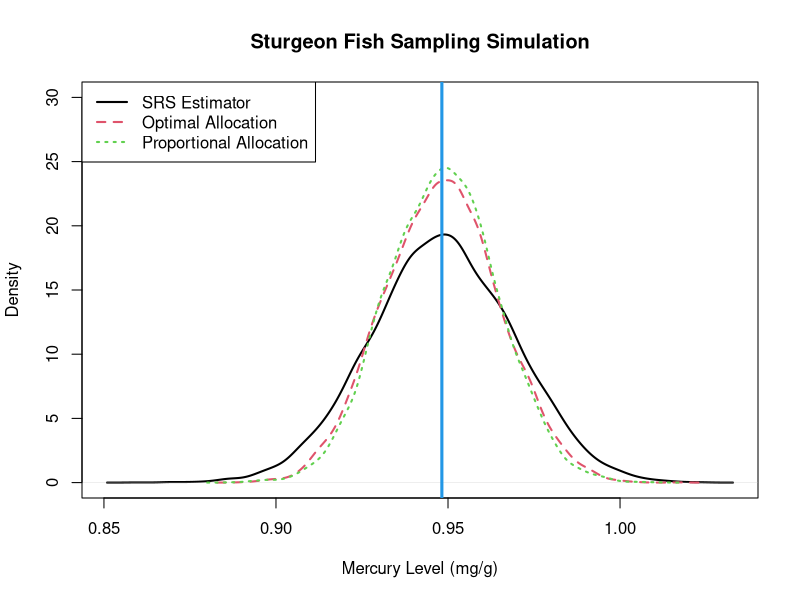
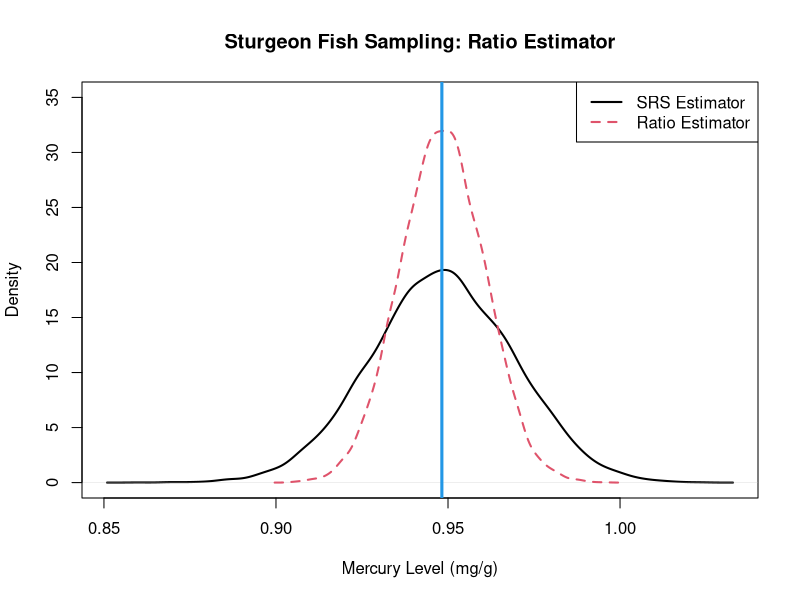
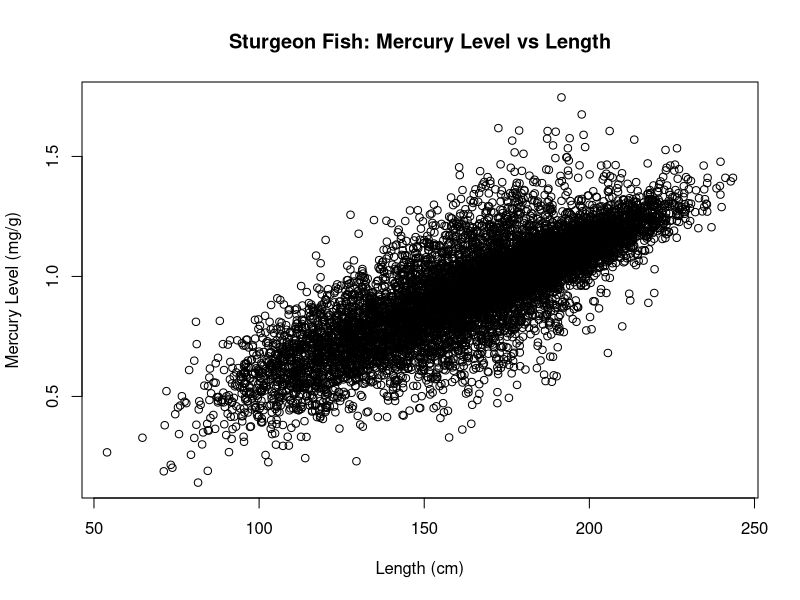
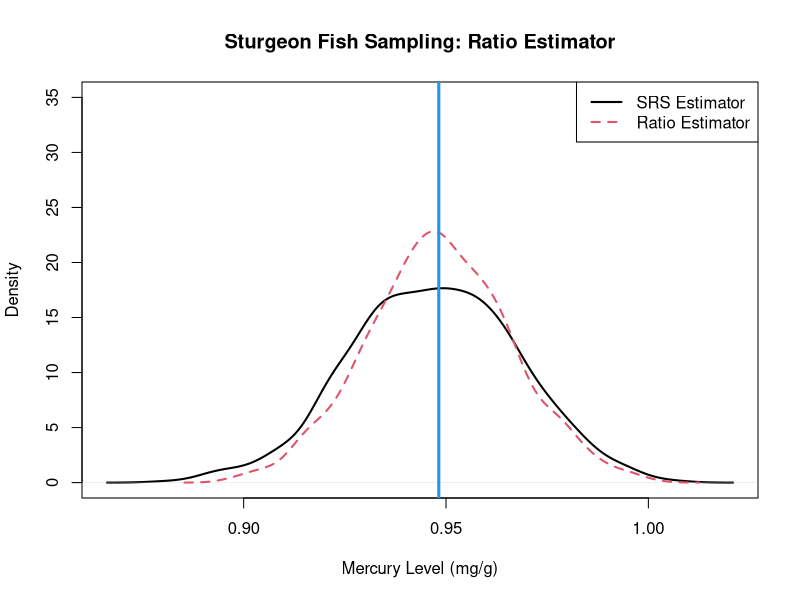

R code for these plots, in order:
## Use the simulated data on sturgeon fish from 3 lakes to illustrate
# and compare different sampling techniques: 
# Simple random sampling
# Stratified sampling and the
# Ratio estimator
#
# The data set simsturgeon.dat has 3 columns:
# Column 1: Strata for 3 different lakes
# Column 2: Length of the fish (cm)
# Column 3: mercury level in the fish (mg/g)
#

# Load required packages
library(dplyr)

# Load required data
simsturgeon <- read.table("datasets/simsturgeon.dat", header = TRUE)

# Population size
N <- nrow(simsturgeon)

# Sample size
n <- 100

# Compute size, mean, and standard deviation of mercury within each stratum, 
# then use theresults to compute proportional allocation
strata <- simsturgeon %>%
  group_by(lake) %>%
  summarize(N_h = n(), sigma_h = sd(mercury)) %>%
  mutate(n_pro = round(n * N_h / N)) %>%
  mutate(n_opt = round(n * (N_h * sigma_h) / sum(N_h * sigma_h)))

# Print results
strata



dat <- simsturgeon

lake1=dat[dat[,1]==1,]
lake2=dat[dat[,1]==2,]
lake3=dat[dat[,1]==3,]
N1=dim(lake1)[1]
N2=dim(lake2)[1]
N3=dim(lake3)[1]
N=N1+N2+N3
sigma1=sd(lake1[,3])
sigma2=sd(lake2[,3])
sigma3=sd(lake3[,3])

mu = mean(dat[,3]) # Population mean Hg levels
mu 
mux=mean(dat[,2]) # Population mean length for the fish
mux 

n=100 # sample size

# proportional allociation sample sizes
n1pro=round(n*N1/N)
n2pro=round(n*N2/N)
n3pro=n-n1pro-n2pro

# Optimal allocation sample sizes
n1opt=N1*sigma1
n2opt=N2*sigma2
n3opt=N3*sigma3
total=n1opt+n2opt+n3opt
n1opt=round(n*N1*sigma1/total)
n2opt=round(n*N2*sigma2/total)
n3opt=n-n1opt-n2opt

# Run a simulation to compare the different estimators
results=NULL
nsim=10000
for (isim in 1:nsim){
  # perform a simple random sample
   srs=mean(dat[sample(1:N, n, replace=F),3])

  # Stratified random sample using proportional allocation
   samp1=sample(1:N1, n1pro, replace=F)
   samp2=sample(1:N2, n2pro, replace=F)
   samp3=sample(1:N3, n3pro, replace=F)
   tau1=N1*mean(lake1[samp1,3])
   tau2=N2*mean(lake2[samp2,3])
   tau3=N3*mean(lake3[samp3,3])
   ybarpr=(tau1+tau2+tau3)/N 
 
 # optimal allocation  
  tau1=N1*mean(lake1[sample(1:N1, n1opt,replace=F),3])
  tau2=N2*mean(lake2[sample(1:N2, n2opt,replace=F),3])
  tau3=N3*mean(lake3[sample(1:N3, n3opt,replace=F),3])
  ybaropt=(tau1+tau2+tau3)/N

# Ratio Estimator
 rsamp=sample(1:N, n, replace=F)
 x=dat[rsamp,2]
 y=dat[rsamp,3]
 ybar=mean(y)
 xbar=mean(x)
 ybarratio=ybar/mean(x)*mux


results=rbind(results, c(srs, ybarpr, ybaropt, ybarratio))

}

apply(results,2,mean)
apply(results,2,sd)

plot(density(results[,1]), lwd=2, ylim=c(0,30),
 main="Sturgeon Fish Sampling Simulation", xlab="Mercury Level (mg/g)")
lines(density(results[,2]), lwd=2, col=2, lty=2)
lines(density(results[,3]), lwd=2, col=3, lty=3)
abline(v=mu, col=4, lwd=3)

legend("topleft", c("SRS Estimator", "Optimal Allocation", 
   "Proportional Allocation"),  
   col=c(1,2,3), lwd=c(2,2,2),
  lty=c(1,2,3))

windows()

plot(density(results[,1]), lwd=2, ylim=c(0,35),
 main="Sturgeon Fish Sampling: Ratio Estimator", xlab="Mercury Level (mg/g)")
lines(density(results[,4]), lwd=2, col=2, lty=2)
abline(v=mu, col=4, lwd=3)

legend("topright", c("SRS Estimator", "Ratio Estimator"),  
   col=c(1,2), lwd=c(2,2),
  lty=c(1,2))

windows()
# Plot Hg versus length
 plot(dat[,2],dat[,3], main="Sturgeon Fish: Mercury Level vs Length",
   ylab="Mercury Level (mg/g)", xlab="Length (cm)")


####

# Run a simulation to compare SRS and ratio estimator
results=NULL
nsim=1000
for (isim in 1:nsim){
  # perform a simple random sample
   srs=mean(dat[sample(1:N, n, replace=F),3])

 
# Ratio Estimator
 rsamp=sample(1:N, n/2, replace=F)
 x=dat[rsamp,2]
 y=dat[rsamp,3]
 ybar=mean(y)
 xbar=mean(x)
 ybarratio=ybar/mean(x)*mux


results=rbind(results, c(srs, ybarratio))

}

windows()
apply(results,2,sd)
plot(density(results[,1]), lwd=2, ylim=c(0,35),
 main="Sturgeon Fish Sampling: Ratio Estimator", xlab="Mercury Level (mg/g)")
lines(density(results[,2]), lwd=2, col=2, lty=2)
abline(v=mu, col=4, lwd=3)

legend("topright", c("SRS Estimator", "Ratio Estimator"),  
   col=c(1,2), lwd=c(2,2),
  lty=c(1,2))








